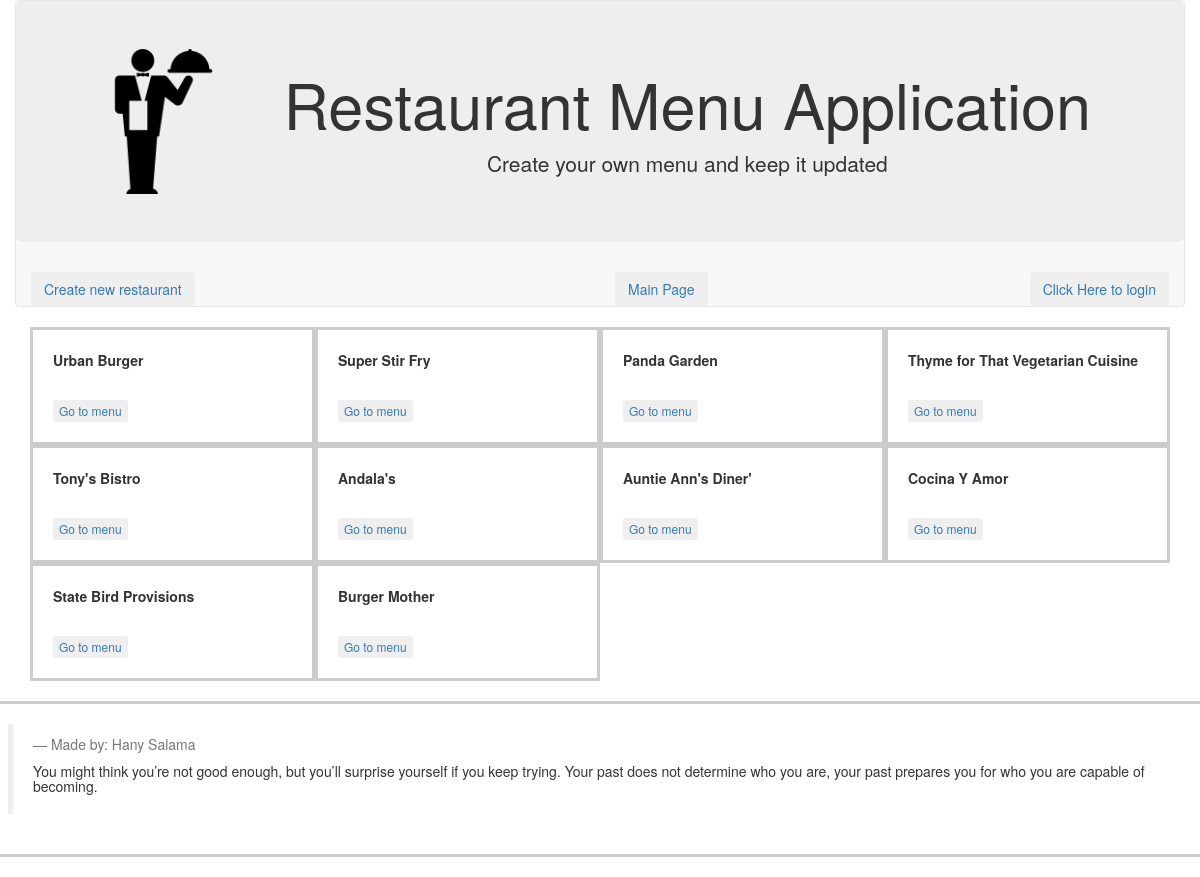
Page /restaurant on the committed database.
### database_setup.py (models this page shows, shortened)
class Restaurant(Base):
    __tablename__ = 'restaurant'
    id = Column(Integer, primary_key=True)
    name = Column(String(80), nullable=False)
    user_id = Column(Integer, ForeignKey('user.id'), nullable=False)
    user = relationship(User)
    menu_item = relationship("MenuItem", cascade="all, delete-orphan")

### project.py (the view)
@app.route('/')
@app.route('/restaurant')
def restaurantName():
    restaurant = session.query(Restaurant).all()
    if 'username' not in login_session:
        return render_template('publicmain.html', restaurant=restaurant)
    else:
        return render_template('main.html', restaurant=restaurant)

### templates/publicmain.html (shortened to what this page needs)
<!DOCTYPE html>
<html lang="en">
<head>
  <link rel="stylesheet" href="https://maxcdn.bootstrapcdn.com/bootstrap/3.3.7/css/bootstrap.min.css">
</head>
<body>
  <nav class="container navbar navbar-default">
			<div class="row jumbotron text-center" >
				<div class="col-sm-2">
					<img src="static/waiter.png" class="title-logo img-fluid img-responsive" height="150" width="150"/>
				</div>
				<div class="col-sm-10">
					<h1>Restaurant Menu Application</h1>
					<p> Create your own menu and keep it updated </p>
				</div>
				</div>
			<div class="row">
				<div class="col-md-6 btn-group text-center" role="group">
					<button type="button" class="btn btn-secondary pull-left">
						<a href='{{url_for('newRestaurant')}}'>Create new restaurant</a>
					</button>
				</div>
				<div class="col-md-3 btn-group text-center" role="group">
					<button type="button" class="btn btn-secondary pull-left">
						<a href='{{url_for('restaurantName')}}'>Main Page</a>
					</button>
				</div>
				<div class="col-md-3 btn-group text-center" role="group">
					<button type="button" class="btn btn-secondary pull-right">
						{% if 'username' not in session %}
						<a  href="{{url_for('showLogin')}}">Click Here to login</a>
						{% else %}
						<a  href="{{url_for('gdisconnect')}}">Disconnect</a>
						{% endif %}
					</button>
				</div>
			</div>
	</nav>
	<div class="container">
		{% for i in restaurant %}
		<div class="col-md-3" style="padding: 20px; border: 3px solid #ccc">
				<p><strong>{{i.name}}</strong></p>
				<button type="button" class="btn btn-xs pull-left">
				<a href='{{url_for('restaurantMenu', restaurant_id = i.id, creator = i.user_id) }}'>Go to menu</a>
				</button>
		</div>
	  {% endfor %}
	</div>
  <div class="row" style="padding: 20px; border: 3px solid #ccc">
    <blockquote>
      <footer>Made by: Hany Salama</footer>
      <h5>You might think you’re not good enough, but you’ll surprise yourself if you keep trying.
         Your past does not determine who you are, your past prepares you for who you are capable of becoming.</h5>
    </blockquote>
  </div>
</body>
</html>

### rows in the picture
Restaurant: name "Urban Burger"
Restaurant: name "Super Stir Fry"
Restaurant: name "Panda Garden"
Restaurant: name "Thyme for That Vegetarian Cuisine"
Restaurant: name "Tony's Bistro"
Restaurant: name "Andala's"
Restaurant: name "Auntie Ann's Diner'"
Restaurant: name "Cocina Y Amor"
Restaurant: name "State Bird Provisions"
Restaurant: name "Burger Mother"
